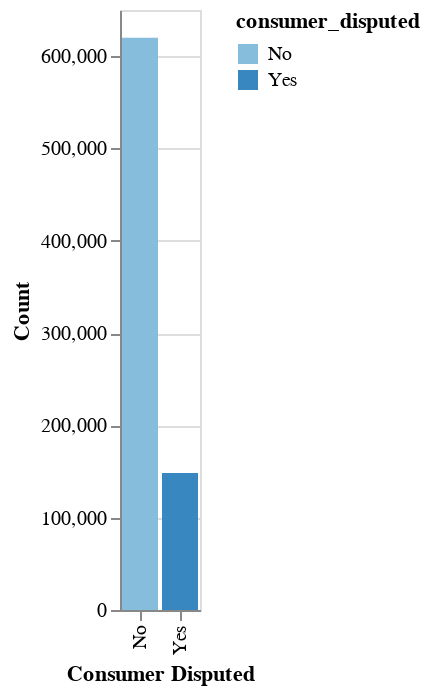

Here is the notebook cell this chart was saved with:
### Code cell
alt.Chart(target).mark_bar().encode(
    x=alt.X('consumer_disputed:O',title = 'Consumer Disputed'),
    y=alt.Y('count:Q',title = 'Count'),
    color='consumer_disputed:O',
)

### Figure 1 — Vega-Lite specification as saved in the notebook (floating-point values rounded to 4 significant figures)
{"config": {"view": {"continuousWidth": 400, "continuousHeight": 300}}, "data": {"name": "data-1239074b91268112c5239bf269f10005"}, "mark": "bar", "encoding": {"color": {"field": "consumer_disputed", "type": "ordinal"}, "x": {"field": "consumer_disputed", "title": "Consumer Disputed", "type": "ordinal"}, "y": {"field": "count", "title": "Count", "type": "quantitative"}}, "$schema": "https://vega.github.io/schema/vega-lite/v4.17.0.json", "datasets": {"data-1239074b91268112c5239bf269f10005": [{"consumer_disputed": "No", "count": 620065}, {"consumer_disputed": "Yes", "count": 148378}]}}
